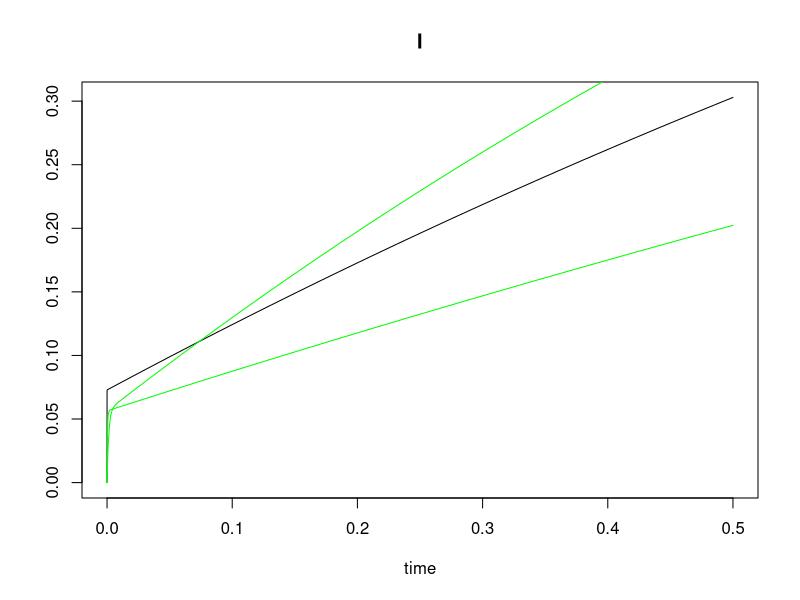

Here is the R script that generated this plot:
#This is free, open-source software under GNU GPLv3. It comes with no warranty. It concerns radiogenic mouse HG tumorigenesis
#Written by Mark Ebert, Edward Huang, Dae Woong, and Ray Sachs, summer 2017.
#Relevant references and their abbreviations in commenting this script are the following.
#".93Alp"=Alpen et al. "Tumorigenic potential of high-Z, high-LET charged-particle radiations." Rad Res 136:382-391.(1993)
#".94Alp"=Alpen et al. "Fluence-based relative biological effectiveness for charged particle carcinogenesis in mouse Harderian gland." Adv Space Res 14(10): 573-581. (1994).  
#"16Chang"=Chang et al. "Harderian Gland Tumorigenesis: Low-Dose and LET Response." Radiat Res 185(5): 449-460. (2016).  
#"16Srn"=1.	Siranart et al."Mixed Beam Murine Harderian Gland Tumorigenesis: Predicted Dose-Effect Relationships if neither Synergism nor Antagonism Occurs." Radiat Res 186(6): 577-591. (2016).  
#"17Cuc"=Cucinotta & Cacao. "Non-Targeted Effects Models Predict Significantly Higher Mars Mission Cancer Risk than Targeted Effects Models." Sci Rep 7(1): 1832. (2017).  PMC5431989
rm(list=ls())
library(deSolve)
dfr=data.frame( #data used in 16Chang  
  Dose=c(0.2,0.4,0.6,1.2,2.4,3.2,5.1,7,0.05,0.1,0.15,0.2,0.4,0.8,1.6,0.05,0.1,0.2,0.4,0,0.1,0.2,0.4,0.8,1.6,0.4,0.8,1.6,3.2,0.05,0.1,0.2,0.4,0.8,0.1,0.2,0.4,0.8,0.1,0.2,0.4,0.04,0.08,0.16,0.32,0.033,0.066,0.13,0.26,0.52,.2, .4, .6),
  HG=c(0.091,0.045,0.101,0.169,0.347,0.431,0.667,0.623,0.156,0.215,0.232,0.307,0.325,0.554,0.649,0.123,0.145,0.207,0.31,0.026,0.083,0.25,0.39,0.438,0.424,0.093,0.195,0.302,0.292,0.109,0.054,0.066,0.128,0.286,0.183,0.167,0.396,0.536,0.192,0.234,0.317,0.092,0.131,0.124,0.297,0.082,0.088,0.146,0.236,0.371,.154,.132,.333),#HG prevalence as defined in 16Chang
  NWeight=c(520,2048,1145,584,313,232,293,221,1162,877,455,409,374,223,320,742,661,347,131,6081,1091,251,244,191,131,645,255,199,111,649,378,973,833,201,468,381,197,109,496,257,185,1902,1063,884,350,1767,1408,874,299,261,322,206,67),
  #nominal weight for weighted least squaresregression; see .93Alp. The Lanthanum entries were obtained by measuring the main graph in 17Cuc 
  #index=c(rep(1,8),rep(0,17), rep(1,4),  rep(0,24)),#index=0 for Z>3 ions, 1 otherwise. But now no longer needed.
  L=c(rep(1.6,8),rep(193,7),rep(250,4),rep(195,6),rep(0.4,4),rep(25,5),rep(464,4),rep(193,3),rep(70,4),rep(100,5),rep(953,3)), ##L=LET=LET_infinity=stopping power
  Z=c(rep(2,8),rep(26,17),rep(1,4),rep(10,5),rep(43,4),rep(26,3),rep(14,4),rep(22,5),rep(57,3)),#proton #, e.g. 2 for 2He4
  Zeff=c(rep("TBD",53)),# effective ion charge according to the formula of W.H Barkas. Zeff <= Z. Calculated below
  beta=c(rep("TBD",53)),# ion speed, relative to speed of light, calculated below
  MeVperu=c(rep(228,8),rep(600,7),rep(300,4),rep(600,6),rep(250,4),rep(670,5),rep(600,4),rep(600,3),rep(260,4),rep(1000,5),rep(593,3)),#Kinetic energy in MeV, divided by atomic mass, e.g. divided by 4u=4x931.5 MeV/c^2 for 2He4
  Katz=c(rep("TBD",53)),#for fully ionized nuclei, Katz's Z^2/beta^2, Calculated below. It is part of the Bethe Barkas Bloch equation for stopping power. Our calculations don't use Katz, but various similar calculations do.
  ion=c(rep("He4",8),rep("Fe56",17),rep("p",4),rep("Ne20",5),rep("Nb93",4),rep("Fe56",3),rep("Si28",4),rep("Ti48",5),rep("La139",3)),
  comments=c(".93AlpLooksOK",rep("",7),".93AlplooksOK",rep('',11),".93Alp.no.iso", "not in 17Cuc (or 16Chang?)",rep("",3),"16Chang all OK?",rep('',24),".94Alp","From graphs",'e.g. in 17Cuc')) 
Y=0.001*dfr[,"MeVperu"]# convert to GeV/u for convenience in a calculation
dfr[,"Katz"]=round((dfr[,"Z"])^2*(2.57*Y^2+4.781*Y+2.233)/(2.57*Y^2+4.781*Y),2)#special relativistic calculation of Z^2/beta^2. The numerics include conversion from GeV to joules and from u to kg.
dfr[,"beta"]=round(dfr[,"Z"]*sqrt(1/dfr[,"Katz"]),3)#i.e. Z*sqrt(beta^2/Z^2)
dfr[,"Zeff"]=round(dfr[,"Z"]*(1-exp(-125*dfr[,"Z"]^(-2.0/3))),2)#Barkas formula for Zeff; for us Zeff is almost Z


dfra=dfr[c(1:19,26:53),] ##removes the zero dose case and the no isograft data

##HERE OUR NEW HZE/NTE MODEL; works well. Uses 3 adjustable parameters. There is also an HZE/TE model and NTE or TE models for Z<=3, but this script only has the HZE/NTE model: all models are for Z>3 and all data is for Z>=8  ## 
dfrHZE=subset(dfra,Z>3) #look only at HZE not at much lower LET ions. #In next line phi controls how fast NTE build up from zero; not really needed during calibration since 150*phi*Dose/L>>1 at every observed Dose !=0. phi needed for later synergy calculations
phi=1000# Even larger phi should give the same final results, but might cause extra problems with R.
HZEm=nls(HG~.0275+(1-exp(-0.01*(aa1*L*Dose*exp(-aa2*L)+(1-exp(-150*phi*Dose/L))*kk1))),data=dfrHZE, weights=NWeight,start=list(aa1=.9,aa2=.003, kk1=6))#calibrating parameters; 
summary(HZEm,correlation=T)#; vcov(HZEm)# parameter values & accuracy; variance-covariance matrix
HZEc=coef(HZEm)#calibrated central values of the 3 parameters.  Next is the IDER, =0 at dose 0
HHC=function(Dose,L) 0.01*(HZEc[1]*L*Dose*exp(-HZEc[2]*L)+(1-exp(-150*phi*Dose/L))*HZEc[3])#calibrated hazard function
HZEC=function(Dose,L) 1-exp(-HHC(Dose,L))#Calibrated IDER

HZES=function(Dose,L){                 #Calculate slopes for later use in calculating I(d)
  0.01*(HZEc[1]*L*exp(-HZEc[2]*L)+exp(-150*phi*Dose/L)*HZEc[3]*150*phi/L)*exp(-HHC(Dose,L))
  }# made a numerical check at dose 10 for L=193. Got agreement to six significant figures
#Looks OK up to here
dose=c(seq(0, .00001, by = 0.000001),seq(.00002,.0001,by=.00001),seq(.0002,.001,by=.0001),seq(.002,.01,by=.001),seq(.02,.5,by=.01))##look carefully near zero, but go out to 0.5 Gy
#We will adapt Dae's use of ode() and uniroot() to our model and our data but all the rest of from Dae is irrelevant to us.
MIXDER_function = function(r, L,d =dose,aa1=.7538,aa2=.00306,kk1=7.459) {
   dE=function(yini,State,Pars){
     aa1=aa1;aa2=aa2;kk1=kk1
     with(as.list(c(State, Pars)), {
       aa= vector(length = length(L))
       u = vector(length = length(L))
       for (i in 1:length(L)) {
         aa[i] = aa1*L[i]*exp(-aa2*L[i])
         u[i] = uniroot(function(d) 1-exp(-0.01*(aa[i]*d+(1-exp(-150*phi*d/L[i]))*kk1)) - I, lower = 0, upper = 10, tol = 10^-10)$root
       }
       dI = vector(length = length(L))
       for (i in 1:length(L)) {
         dI[i] = r[i]*(0.01*aa[i]+exp(-150*phi*u[i]/L)*kk1*150*phi/L)*exp(-0.01*(aa[i]*u[i]+(1-exp(-150*phi*u[i]/L))*kk1))

       }
       dI = sum(dI)
       return(list(c(dI)))
     })
   }
   pars = NULL; yini = c(I= 0); d = d
   out = ode(yini,times = d, dE, pars, method = "radau")
   return(out)
}##### End from Dae 
r=c(.5,.5)
L=c(50,200)
INCRL=MIXDER_function(r,L)#incremental effect additivity
plot(INCRL, type='l')
lines(dose,HZEC(dose,200),col='green')#component #1
lines(dose,HZEC(dose,50),col='green') #component #2
#To Be Done: 1 Why all the warnings? 2. add simple effect additivity S(d) and graphs including S(d). 3. graphs at dose ranges (0,.5) and (0,0.0001)
##Then: add this script to the main script (there is a lot of overlap)
##Then I(d) for mixtures involving light ions
##Then Monte Carlofor 95%CI
